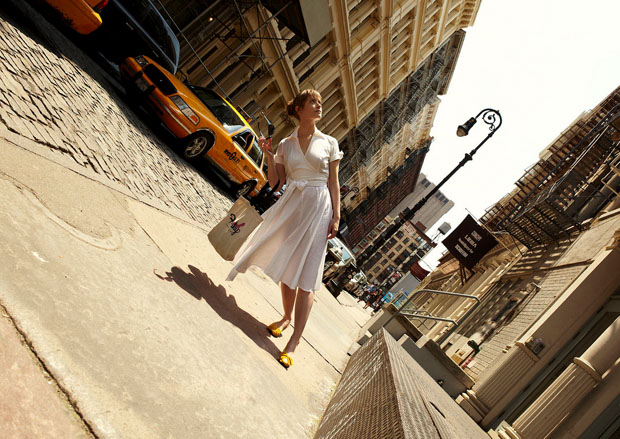
#> input picture Scikit Image/tilted.jpg, 620 x 439 px
$ python scikit_image_practice.py
#> lines starting #> are read from the running program, lines starting #| are printed output that depends on the picture
from skimage.io import imread, imshow
from skimage.transform import rotate
import matplotlib.pyplot as plt

img = imread('tilted.jpg')
#> img is the input picture: shape (439, 620, 3); mean R, G, B 155.2, 137.6, 113.4
img_rot = rotate(img, angle = 45, resize = True)
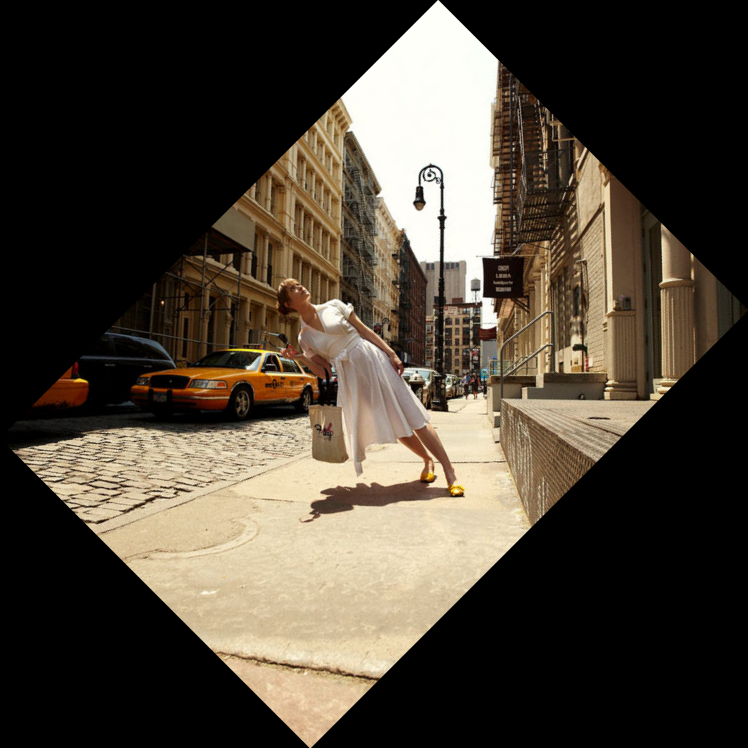
#> img_rot: shape (748, 748, 3) float64; mean R, G, B 0.296, 0.263, 0.216
imshow(img_rot)
plt.show()
